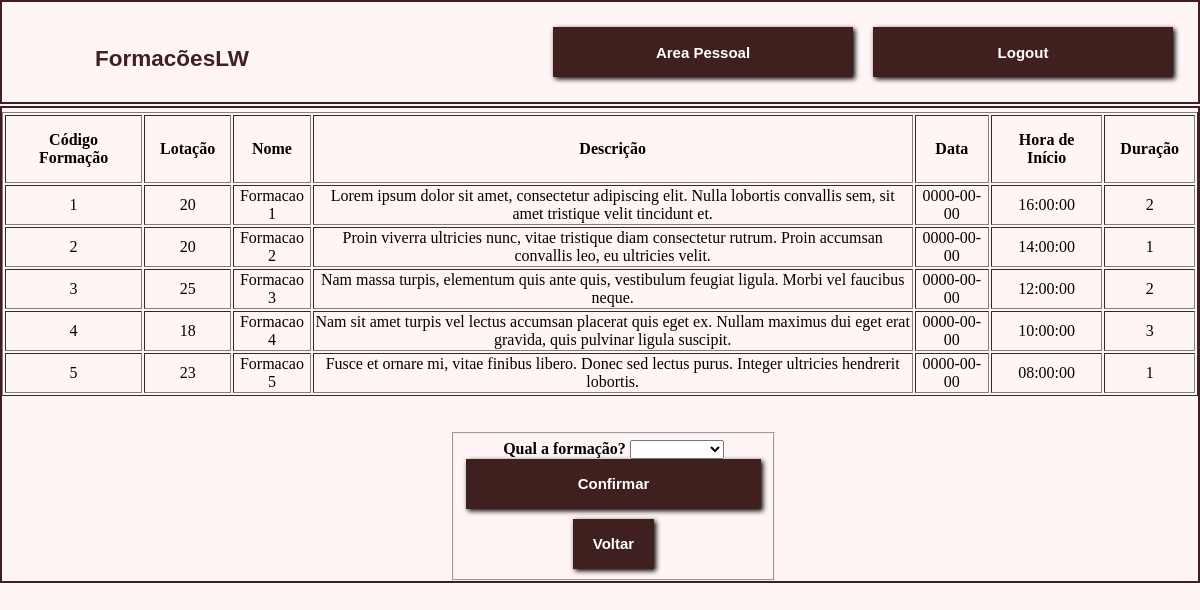
Screenshot of /Recurso_Pratico_24_25/MiguelRamos_SebastiaoMonteiro/paginas/pgInscricao.php (signed in) with the database file from the repository.
### tables this page shows
CREATE TABLE `formacao` (
  `codigoFormacao` int(3) NOT NULL,
  `lotacao` int(2) NOT NULL,
  `nome` varchar(40) NOT NULL,
  `descricao` text NOT NULL,
  `data` date NOT NULL,
  `horaInicio` time NOT NULL,
  `duracao` int(5) NOT NULL,
  `docenteID` int(5) NOT NULL
);

### Recurso_Pratico_24_25/MiguelRamos_SebastiaoMonteiro/paginas/pgInscricao.php (the view, shortened to what this page needs)
<html>
    <head>
        <link rel="stylesheet" href="styles.css">
    </head>
    <body>
        <div id="cabecalho">
            <a href='pgHomepage.php'>
                <div id="logo">
                    <h2>FormacõesLW</h2>
                </div>
            </a>
            <div class= "input-div">
                <div id="botoes">
                    <?php
                        if($_SESSION["autenticado"]){
                            echo "
                                <div id='botao'>
                                    <form action='./logout.php'>
                                        <input type='submit' value='Logout'>
                                    </form>
                                </div>
                                <div id='botao'>
                                    <form action='./pgGestao.php'>
                                        <input type='submit' value='Area Pessoal'>
                                    </form>
                                </div>
                            ";
                        }
                    ?>
                </div>
            </div>
        </div>
        <div id="corpo">
            <?php
                if ((!isset($_SESSION['autenticado']) || $_SESSION['autenticado'] !== true)) {
                    echo "Não estás autenticado! (Sem privilégios para aceder a esta página.)";
                    header("refresh:1; url=pgHomepage.php");
                } else {
                    $sql = "SELECT * FROM `formacao`";
                    $res = mysqli_query($conn , $sql);
                    $infos = array();
                    echo "<table border='1' style='text-align:center;'>
                            <tr>
                                <th>Código Formação</th>
                                <th>Lotação</th>
                                <th>Nome</th>
                                <th>Descrição</th>
                                <th>Data</th>
                                <th>Hora de Início</th>
                                <th>Duração</th>
                            </tr>";
                    while($row = mysqli_fetch_array($res)){
                        $temp = array();
                        echo "<tr>";
                            echo "<td>".$row['codigoFormacao']."</td>";
                            $temp[] = $row['codigoFormacao'];
                            echo "<td>".$row['lotacao']."</td>";
                            echo "<td>".$row['nome']."</td>";
                            $temp[] = $row['nome'];
                            echo "<td>".$row['descricao']."</td>";
                            echo "<td>".$row['data']."</td>";
                            echo "<td>".$row['horaInicio']."</td>";
                            echo "<td>".$row['duracao']."</td>";
                        echo "</tr>";
                        $infos[] = $temp;
                    }
                    echo "</table><br/>";
            ?>
            <br>
            <form action="fazInscricao.php" method="POST">
                <fieldset style="width: 295px">
                    <b>Qual a formação?</b>
                    <select name="formacao">
                        <option></option>
                        <?php
                        foreach ($infos as $value) {
                            echo $value['0'];
                        }
                        ?>
                    </select>
                    <input type="submit" value="Confirmar">
                    <button><a href='pgGestao.php' style="text-decoration: none;">Voltar</a></button>
                </fieldset>
            </form>
            <?php
                }
            ?>
        </div>
    </body>
</html>

### Recurso_Pratico_24_25/MiguelRamos_SebastiaoMonteiro/paginas/styles.css (style rules this page uses)
body { background-color: #fff5f5; }
#cabecalho { margin: -8px; height: 100px; border: 2px solid #401f1f; }
th { padding: 15px; }
.input-div { margin: 5px; float: right; height: 100px; }
input[type=submit] { background-color: #401f1f; padding: 10px 20px; height: 50px; font: bold 15px sans-serif; color: white; box-shadow: 2px 2px 5px #000000; cursor: pointer; border: 0px; }
#botoes { margin: 10px; }
#botao { float: right; margin: 10px; }
#logo { float: left; margin-left: 80px; margin-top: 25px; width: 180px; height: 60px; color: #401f1f; }
a:link, a:visited { color: white; font: bold 15px sans-serif; text-decoration: none; }
h2 { color: #401f1f; }
button { background-color: #401f1f; padding: 10px 20px; height: 50px; font: bold 15px sans-serif; color: white; box-shadow: 2px 2px 5px #000000; cursor: pointer; border: 0px; }
#corpo { border: 2px solid #401f1f; margin: -8px; margin-top: 10px; }
#corpo > * { margin: auto; }
form { width: 300px; margin: 0 auto; text-align: center; }
input[type="text"], input[type="password"], input[type="submit"] { background-color: #401f1f; border: none; color: white; padding: 10px 20px; font-weight: bold; font-size: 15px; margin-bottom: 10px; box-shadow: 2px 2px 5px #000000; cursor: pointer; display: block; width: 100%; }
a { color: black; font-weight: bold; text-decoration: none; display: block; text-align: center; }

### rows the page displays
formacao: codigoFormacao "1", lotacao "20", nome "Formacao 1", descricao "Lorem ipsum dolor sit amet, consectetur adipiscing elit. Nulla lobortis convallis sem, sit amet tristique velit tincidunt et.", data "0000-00-00", horaInicio "16:00:00", duracao "2"
formacao: codigoFormacao "2", lotacao "20", nome "Formacao 2", descricao "Proin viverra ultricies nunc, vitae tristique diam consectetur rutrum. Proin accumsan convallis leo, eu ultricies velit.", data "0000-00-00", horaInicio "14:00:00", duracao "1"
formacao: codigoFormacao "3", lotacao "25", nome "Formacao 3", descricao "Nam massa turpis, elementum quis ante quis, vestibulum feugiat ligula. Morbi vel faucibus neque.", data "0000-00-00", horaInicio "12:00:00", duracao "2"
formacao: codigoFormacao "4", lotacao "18", nome "Formacao 4", descricao "Nam sit amet turpis vel lectus accumsan placerat quis eget ex. Nullam maximus dui eget erat gravida, quis pulvinar ligula suscipit.", data "0000-00-00", horaInicio "10:00:00", duracao "3"
formacao: codigoFormacao "5", lotacao "23", nome "Formacao 5", descricao "Fusce et ornare mi, vitae finibus libero. Donec sed lectus purus. Integer ultricies hendrerit lobortis.", data "0000-00-00", horaInicio "08:00:00", duracao "1"
